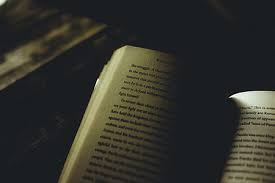
#> input picture book_page2.jpg, 275 x 183 px
$ python Thresholding.py
#> lines starting #> are read from the running program, lines starting #| are printed output that depends on the picture; after the words box and inside, x2 and y2 are one past the last pixel; in counts of white or black regions, pixels touching at a corner belong together
import numpy as np
import cv2
import matplotlib.pyplot as plt

img = cv2.imread('book_page2.jpg')
#> img is the input picture: shape (183, 275, 3); mean B, G, R 43.8, 49.8, 49.8

retval,threshold = cv2.threshold(img,70,255,cv2.THRESH_BINARY)
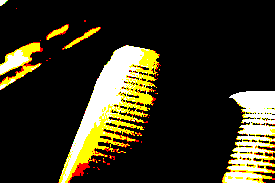
#> threshold: shape (183, 275, 3); mean B, G, R 28.2, 48.5, 53.3

grayscaled = cv2.cvtColor(img,cv2.COLOR_BGR2GRAY)
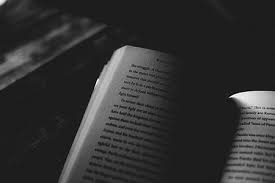
#> grayscaled: shape (183, 275); min 1, max 255, mean 49.2
retval,threshold2 = cv2.threshold(grayscaled,70,255,cv2.THRESH_BINARY)
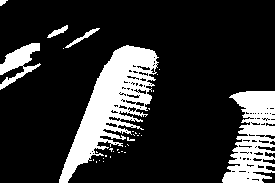
#> threshold2: shape (183, 275); 18.8% white; 34 white regions (28 under 20 px), largest, box (x1, y1, x2, y2) and area: (59, 45, 159, 183) 5261, (222, 91, 275, 183) 3039, (0, 43, 41, 90) 814, (65, 28, 100, 48) 129, (47, 25, 68, 38) 98, (0, 0, 8, 6) 30
gaus = cv2.adaptiveThreshold(grayscaled,255,cv2.ADAPTIVE_THRESH_GAUSSIAN_C, cv2.THRESH_BINARY,155,1)
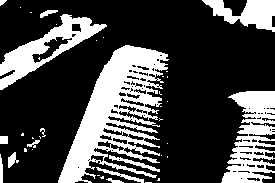
#> gaus: shape (183, 275); 28.1% white; 39 white regions (25 under 20 px), largest, box (x1, y1, x2, y2) and area: (58, 45, 169, 183) 6839, (221, 91, 275, 183) 2859, (0, 14, 107, 90) 2368

cv2.imshow('original', img)
cv2.imshow('threshold', threshold)
cv2.imshow('threshold2', threshold2)
cv2.imshow('gaus', gaus)
cv2.waitKey(0)
cv2.destroyAllWindows()
